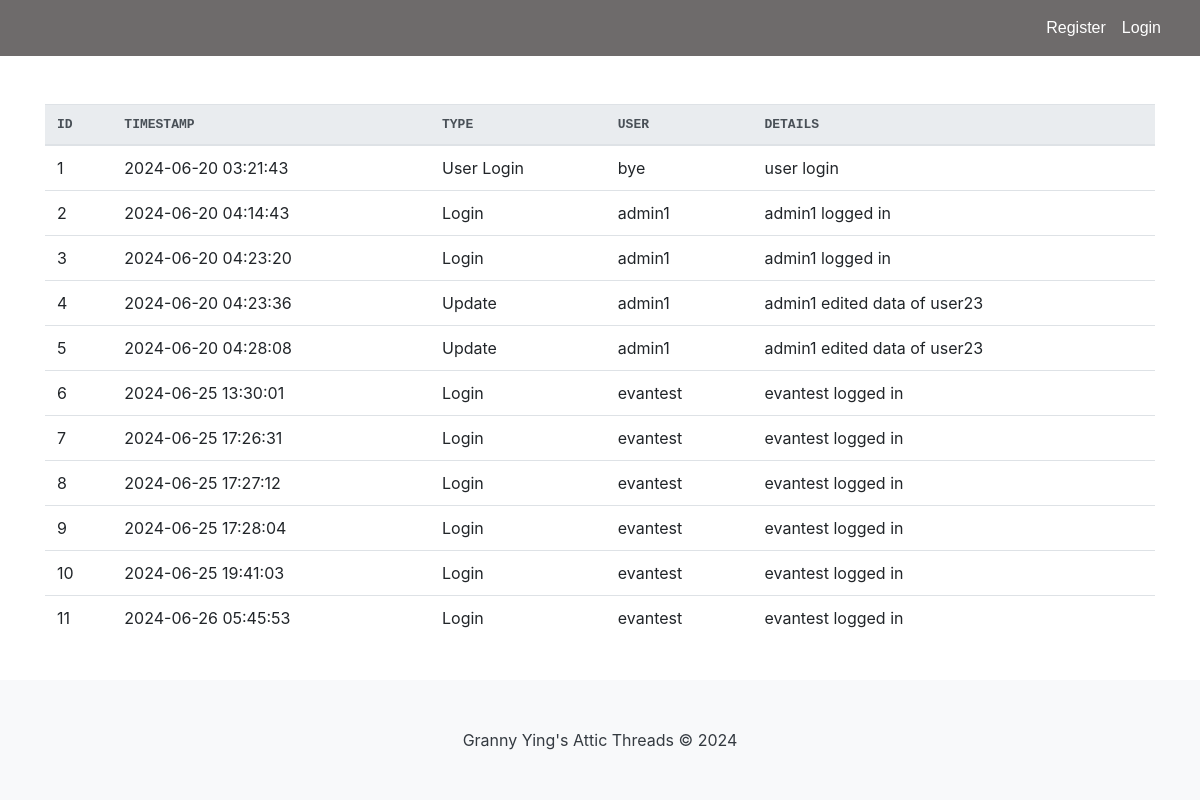
Page /logs on the earlier database version.
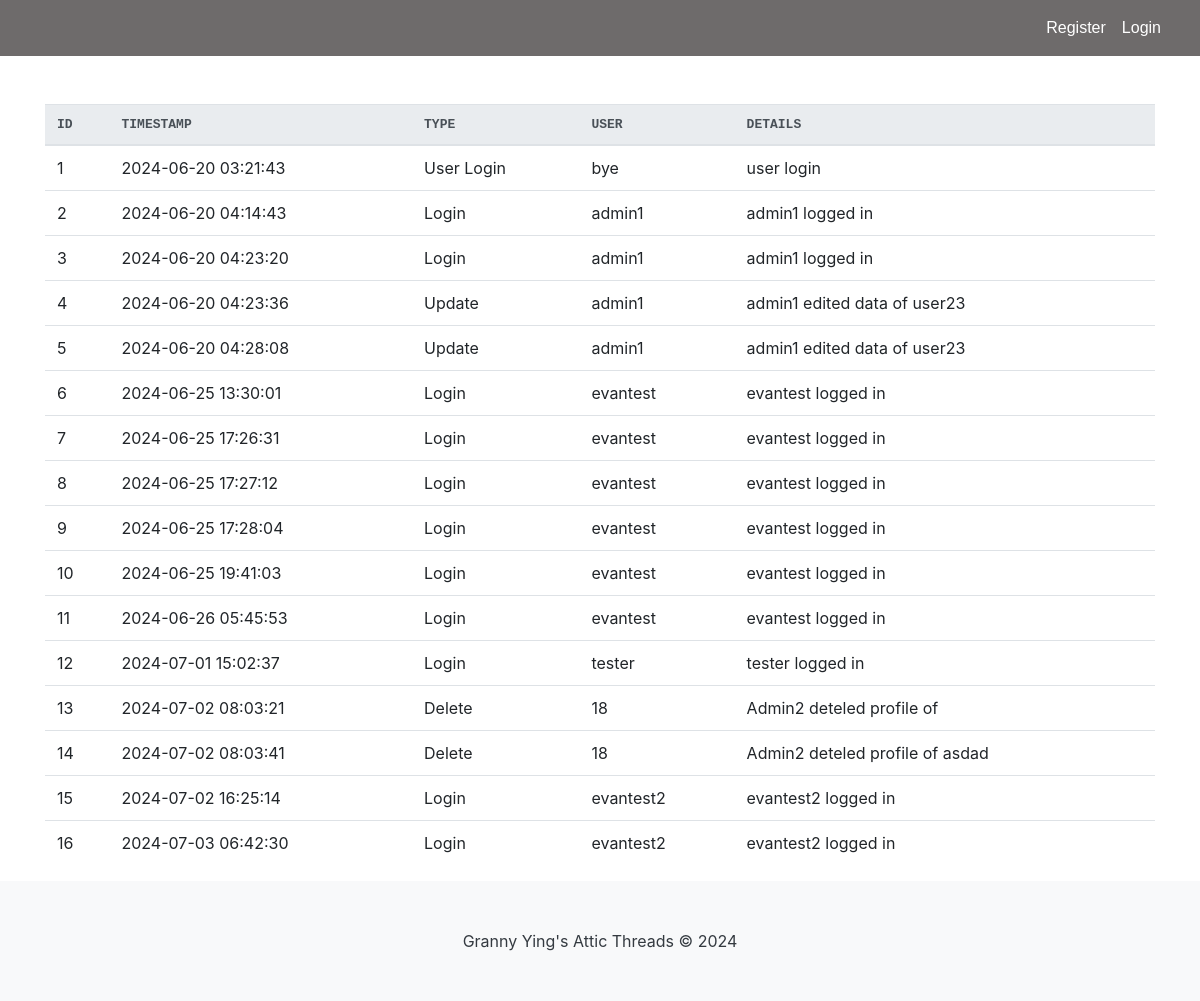
Same page on the later database version.
### tables this page shows
CREATE TABLE Logs (
        id INTEGER PRIMARY KEY AUTOINCREMENT,
        timestamp TEXT DEFAULT CURRENT_TIMESTAMP,
        event_type TEXT,
        user_id INTEGER,
        details TEXT
    );

### app.py (the view)
@app.route("/logs")
def logs():
    con = sqlite3.connect("database.db")
    con.row_factory = sqlite3.Row
    cur = con.cursor()
    cur.execute("SELECT * FROM Logs")
    rows = cur.fetchall()
    con.close()
    return render_template("logs.html", rows=rows)

### app.py (called while the page is built)
@app.before_request
def make_session_permanent():
    session.permanent = True
    app.permanent_session_lifetime = timedelta(hours=1)
    session.modified = True

### templates/logs.html (shortened to what this page needs)
<html lang="en">
{% include "header.html" %}
<head>
        {% block content %} -->
    {% include "navbar.html" %}
    <link rel="stylesheet" href="https://stackpath.bootstrapcdn.com/bootstrap/4.3.1/css/bootstrap.min.css">
</head>
<body>
    <div class="container mt-5">
        <table class="table table-hover">
            <thead class="thead-light">
                <tr>
                    <th>ID</th>
                    <th>Timestamp</th>
                    <th>Type</th>
                    <th>User</th>
                    <th>Details</th>
                </tr>
            </thead>
            <tbody>
                {% for row in rows %}
                <tr>
                    <td>{{ row["id"] }}</td>
                    <td>{{ row["timestamp"] }}</td>
                    <td>{{ row["event_type"] }}</td>
                    <td>{{ row["user_id"] }}</td>
                    <td>{{ row["details"] }}</td>
                </tr>
                {% endfor %}
            </tbody>
        </table>
    </div>
    {% include "footer.html" %}
</body>
</html>
{% endblock %}

### templates/header.html (shortened to what this page needs)
<head>
    <link rel="stylesheet" type="text/css" href="{{ url_for('static', filename='css/site.css')}}" />
    <link rel="stylesheet" href="https://cdn.jsdelivr.net/npm/bootstrap@4.1.3/dist/css/bootstrap.min.css">
    <link rel="stylesheet" href="https://cdn.jsdelivr.net/npm/bootstrap-select@1.13.14/dist/css/bootstrap-select.min.css">
</head>

### templates/navbar.html (shortened to what this page needs)
<nav class="navbar navbar-expand-lg">
    <div class="container justify-content-end">
        <ul class="navbar-nav ml-auto">
            {% if 'name' and 'role' in session and session['otp_verified'] %}
            <li class="nav-item">
                <span class="nav-link">Welcome, {{ session['name'] }}</span>
            </li>
            <li class="nav-item">
                <a href="{{ url_for('view_profile') }}" class="nav-link"><i class="fas fa-user"></i> My Profile</a>
            </li>
            {% if session['role'] != 'admin' %}
            <li class="nav-item">
                <a href="{{ url_for('view_cart') }}" class="nav-link">
                    <i class="fas fa-shopping-cart"></i> Cart
                </a>
            </li>
            {% endif %}
            <li class="nav-item">
                <a href="{{ url_for('logout') }}" class="nav-link">Logout</a>
            </li>
            {% else %}
            <li class="nav-item">
                <a href="{{ url_for('register') }}" class="nav-link">Register</a>
            </li>
            <li class="nav-item">
                <a href="{{ url_for('login') }}" class="nav-link">Login</a>
            </li>
            {% endif %}
        </ul>
    </div>
</nav>

### templates/footer.html
<footer class="py-5" style="margin-top: auto; background-color: #f8f9fa;">
   <div class="container text-center">
       <span class="text-dark">Granny Ying's Attic Threads &copy; 2024</span>
   </div>
</footer>

### static/css/site.css (style rules this page uses)
.navbar { background-color: rgb(110, 107, 107); font-size: 1em; font-family: 'Trebuchet MS', 'Lucida Sans Unicode', 'Lucida Grande', 'Lucida Sans', Arial, sans-serif; color: white; padding: 8px 5px; }
.navbar a { text-decoration: none; color: inherit; }
html, body { height: 100%; margin: 0; padding: 0; }
body { display: flex; flex-direction: column; }
footer { background-color: rgb(86, 136, 132); width: 100%; flex-shrink: 0; }

### templates/logs.html (style rules this page uses)
th { font-family: monospace; text-transform: uppercase; }

Differences in the rows shown:
added Logs: id "12", timestamp "2024-07-01 15:02:37", event_type "Login", user_id "tester", details "tester logged in"
added Logs: id "13", timestamp "2024-07-02 08:03:21", event_type "Delete", user_id "18", details "Admin2 deteled profile of"
added Logs: id "14", timestamp "2024-07-02 08:03:41", event_type "Delete", user_id "18", details "Admin2 deteled profile of asdad"
added Logs: id "15", timestamp "2024-07-02 16:25:14", event_type "Login", user_id "evantest2", details "evantest2 logged in"
added Logs: id "16", timestamp "2024-07-03 06:42:30", event_type "Login", user_id "evantest2", details "evantest2 logged in"
